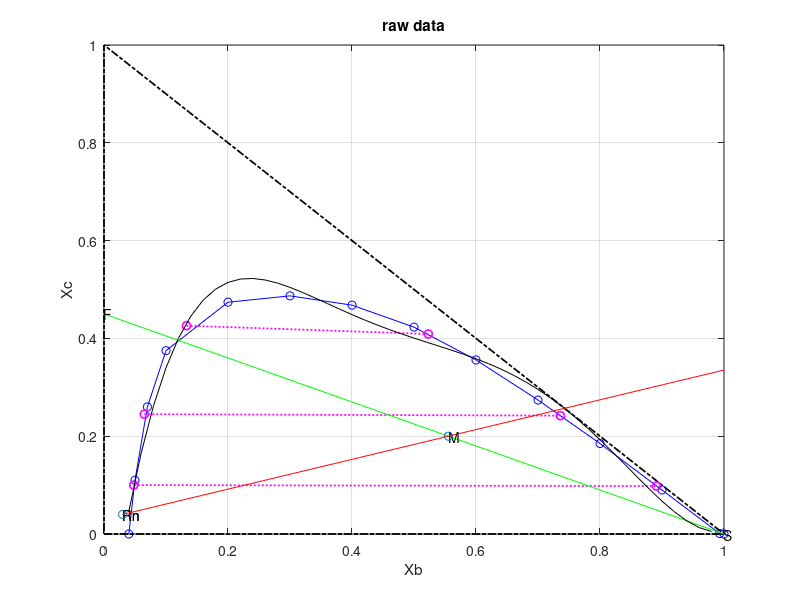

Recreate this plot in MATLAB. (Note: this script raises an error after producing the figure.)
clc;
clear;
B = [0.04 0.05 0.07 0.1 0.2 0.3 0.4 0.5 0.6 0.7 0.8 0.9 0.993 1];
C = [0 0.11 0.26 0.375 0.474 0.487 0.468 0.423 0.356 0.274 0.185 0.09 0.001 0];
A = 1 - B - C;

figure(1)
plot(B,C,'bo-');grid on;
hold on;

plot([0 1 0 0],[0 0 1 0], 'k-.', 'linewidth',1.25);
xlabel('Xb');ylabel('Xc');
title('raw data');

tiexc = [0.1 0.245 0.426];
tiexb = [0.048 0.065 0.133];
tieyc = [0.098 0.242 0.409];
tieyb = [0.891 0.736 0.523];

%% Plotting the tie lines
for i = 1:length(tiexc)
plot([tiexb(i) tieyb(i)], [tiexc(i) tieyc(i)],'mo:','linewidth',1.25);
end

%% Slopes of the tie lines 
tie_slope = zeros(1,length(tiexc));
for i = 1:length(tiexc)
tie_slope(i) = (tieyc(i) - tiexc(i))/(tieyb(i) - tiexb(i));
end

%% Draw the feed line (FS line)
F = [0, 0.45];
S = [1, 0];
plot(S,F , 'g', 'linewidth', 0.35)
text(0,  0.45,'F');
text(1,  0,'S');

p1 = polyfit(B,C,5);
X_=0.04001:0.02:1;
f1 = polyval(p1,X_);
plot(X_,f1,'black')

S = 2500;
F = 2000;

xbf = 0;
xcf = 0.45;
Rny = 0.04; %for Rnx need to find x point from LLE curve
%finding Rnx(ybs) point
ep=0.01;
for i=0:0.01:0.5 
    if polyval(p1, i)<=Rny+ep && polyval(p1, i+0.01)>=Rny-ep
        Rnx=i;
        text(i,Rny ,'Rn');
        break;
    end
end
text(Rnx,Rny ,'Rn');
%finding Mx,My points
M = F + S;
ycs = 0;
ybs = 1;
My = (F*xcf + S*ycs)/M; % x coordinate of the mixture point
Mx = (F*xbf + S*ybs)/M; % y coordinate of the mixture point
text(Mx,  My,'M');

% drawing the line RnM
plot([Rnx, Mx], [Rny, My], 'o'); 
hold on;
m = (My - Rny) / (Mx - Rnx);% Calculate the slope (m) and y-intercept (b) of the line y = mx + b
b = Rny - m * Rnx;
x_val = linspace(Rnx, 1, 100); 
y_val = m * x_val + b;
plot(x_val, y_val, 'r');

%find intercept of RnM and LLE curve to get E point
% Extract 
syms x y;
[ybe1,yce1] = vpasolve([y == poly2sym(p1), y == m * x + b],[x,y],[.5 1;0 .7]); %range=[x1 x2;y1 y2]
text(ybe1,  yce1,'E');


%Finding FE and RnS lines
%for FE line F(xbf,xcf) E(ybe,yce)
m2 = (yce1 - xcf) / (ybe1 - xbf);
b2 = xcf - m2 * xbf; %intercept
x_val2 = linspace(0, 2, 200); 
y_val2 = m2 * x_val2 + b2;
plot(x_val2, y_val2, 'b');
%for RnS line Rn(xbn,xcn)(Rnx,Rny) S(ybs,ycs)
m3 = (ycs - Rny) / (ybs - Rnx);
b3 = Rny - m3 * Rnx;
x_val3 = linspace(0, 1.8, 200); 
y_val3 = m3 * x_val3 + b3;
plot(x_val3, y_val3, 'b'); 


%Finding delta point by solving FE and RnS lines
syms x y;
eq1 = y == m2*x + b2;
eq2 = y == m3*x + b3;
[Px, Py] = solve([eq1, eq2], [x, y]);
text(Px,  Py,'P');


%after gettig E1 we calculate R1(using tie) and then E2(using R1P line) and so on..
stages=3;
xbr = ones(1,stages);xcr = ones(1,stages);
ybe = ones(1,stages);yce = ones(1,stages);
yce(1)=yce1;ybe(1)=ybe1;
syms x y
%Finding the R1 point by using tie line
%find eqation of tieline
Ri=1; %lettest xcei init with 1
i=1;
while(Ri-Rny>=0.05)
    if (0 < yce(i)) && (yce(i) <= 0.098) %setting <yce >yce condition by using graph 
    slope = 0 + (yce(i) - 0) * 0 / 0.098; % 0 
    elseif (0.098 < yce(i)) && (yce(i) <= 0.249)
    slope = tie_slope(1) + (yce(i) - 0.098) * (tie_slope(2) - tie_slope(1)) / (0.249 - 0.098);
    elseif (0.249 < yce(i)) && (yce(i) <= 0.409)
    slope = tie_slope(2) + (yce(i) - 0.249) * (tie_slope(3) - tie_slope(2)) / (0.409 - 0.249);
    end
    
    x_vals = linspace(0, ybe(i), 10);
    y_vals = slope * (x_vals - ybe(i) ) + yce(i);
    intercept = (yce(i) - slope * ybe(i)); %y at x_vals=0
    plot(x_vals, y_vals, 'r', 'linewidth', .05);
    
    %find equation R1 point by intercection of tie line and LLE curve
    syms x y;
    [xbr(i),xcr(i)] = vpasolve([y == poly2sym(p1), y == slope * x + intercept],[x,y],[0 .5;0 .7]); %range=[x1 x2;y1 y2]
    text(xbr(i),xcr(i),['R', num2str(i)]);
    Ri=xcr(i);
    
    %find R1P line and find point E2 by intersection of LLE & R1P
    %lineR1P   R1(xbr1,xcr1) P(Px,Py)
    m4 = (Py - xcr(i)) / (Px - xbr(i));
    b4 = xcr(i) - m4 * xbr(i);
    x_val4 = linspace(0, Px, 200); 
    y_val4 = m4 * x_val4 + b4;
    plot(x_val4, y_val4, 'b'); 
    %find intercept of R1P and LLE curve to get E2 point 
    [ybe(i+1),yce(i+1)] = vpasolve([y == poly2sym(p1), y == m4 * x + b4],[x,y],[.5 1;0 .5]); %range=[x1 x2;y1 y2]
    text(ybe(i+1),  yce(i+1),['E', num2str(i+1)]);
    i=i+1; 
end


xn=xcr(stages);
Ys=0;
y1=yce1;

syms E1 Rn; 
eq1 = F + S == Rn + E1;
eq2 = xcf * F + Ys * S == xn * Rn + yce1 * E1;
[E1,Rn] = solve([eq1, eq2], [E1, Rn]);
disp("E1,Rn");
disp(E1);
disp(Rn);

Rcase1 = zeros(1,length(xcr));
Ecase1 = zeros(1,length(xcr));
syms R E
for i = 1:length(xcr)-1
    [r,e] = solve([Rn+E - (R+S) == 0, E*yce(i+1)+R*Rny == R*xcr(i) + S*ycs,R>0,E>0],[R,E]);
    Rcase1(i) =r ;
    Ecase1(i + 1) = e;
    disp(['R', num2str(i)]);
    disp(['E', num2str(i+1)]);
    disp(Rcase1(i));
    disp(Ecase1(i+1));
end
Rcase1(length(xcr)) = Rn; %last stage value
Ecase1(1)=E1; %first stage value

figure(2)
plot(xcr, '-bo');
hold on;
plot(yce(1:3), 'r');
xlabel("Number of stages");
ylabel("Solute Fraction");
title("Solute Fraction in Raffinate and Extract vs Number of Stages");
legend('Raffinate', 'Extract');

% removel vs stage
perc_remove=zeros(3,1);
for i=1:3
    perc_remove(i)=(F*xcf-Rcase1(i)*xcr(i))*100/(F*xcf);
end
figure(3)
plot(perc_remove);
xlabel("intermediate stage");
ylabel("percentage of DPH removed");
title(" intermediate stage vs DPH removal");
